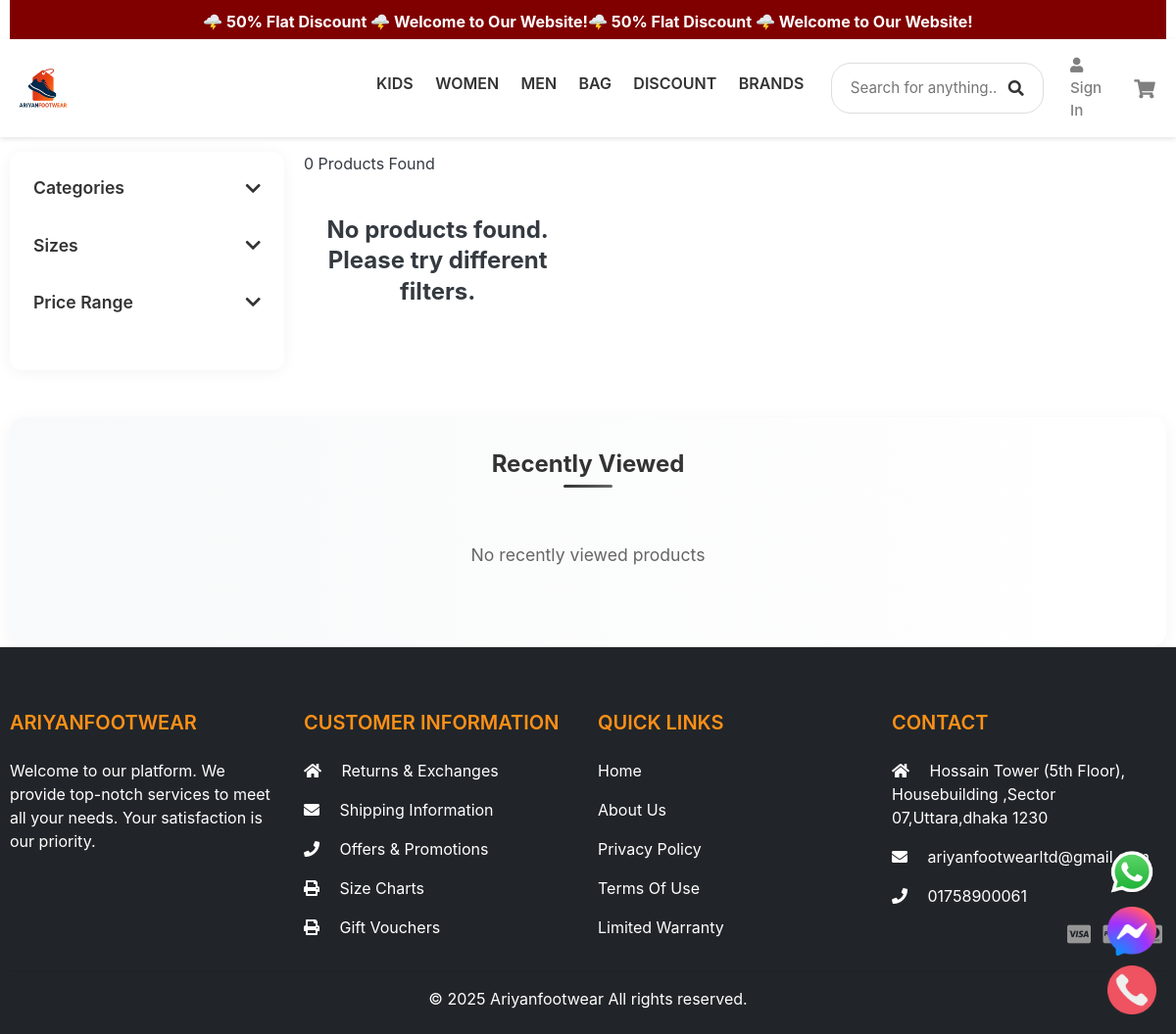
The app's page /store/search/ with its own data.
### category/models.py (models this page shows, shortened)
class Category(models.Model):
    category_name = models.CharField(max_length=50, unique=True)
    slug = models.SlugField(max_length=100, unique=True)
    description = models.TextField(max_length=255, blank=True)
    cat_image = models.ImageField(upload_to="photos/categories", blank=True)
    parent = models.ForeignKey(
        'self',
        on_delete=models.CASCADE,
        null=True,
        blank=True,
        related_name='subcategories'
    )
    is_active = models.BooleanField(default=True)
    def get_subcategories(self):
        return self.subcategories.filter(is_active=True)
    class Meta:
        verbose_name = "Category"
        verbose_name_plural = "Categories"

### store/views.py (the view)
# urls.py: path("search/", views.search, name="search"),
def search(request):
    products = []
    product_count = 0
    keyword = request.GET.get("keyword")
    if keyword:
        products = Product.objects.filter(
            Q(description__icontains=keyword) | Q(product_name__icontains=keyword),
            is_available=True
        ).order_by("created_date")
        product_count = products.count()
    parent_categories = Category.objects.filter(parent__isnull=True, is_active=True)
    brands = Brand.objects.filter(is_active=True)
    context = {
        "products": products,
        "product_count": product_count,
        "parent_categories": parent_categories,
        "brands": brands,
    }
    return render(request, "store/store.html", context)

### carts/context_processors.py (called while the page is built)
def counter(request):
    cart_count = 0
    if 'admin' in request.path:
        return {}
    else:
        try:
            cart = Cart.objects.filter(cart_id = _cart_id(request))
            if request.user.is_authenticated:
                cart_items = CartItem.objects.all().filter(user=request.user)
            else:
                cart_items = CartItem.objects.all().filter(cart = cart[:1])
            for cart_item in cart_items:
                cart_count += cart_item.quantity
        except Cart.DoesNotExist:
            cart_count = 0
    return dict(cart_count=cart_count)

### carts/views.py (called while the page is built)
def _cart_id(request):
    cart = request.session.session_key
    if not cart:
        cart = request.session.create()
    return cart

### category/context_processors.py (called while the page is built)
def menu_links(request):
    links = Category.objects.all()
    return dict(links = links)

### templates/store/store.html (shortened to what this page needs)
{% extends "base.html" %}
{% load static %}
{% block content %}
<div class="container store-container">
    <header class="store-header">
        {% if 'search' in request.path %}
            <h1>Search Results</h1>
        {% else %}
            <h1>Our Collection</h1>
        {% endif %}
    </header>
    <div class="row">
        <div class="col-md-3">
            <div class="filters-sidebar">
                <div class="filter-section">
                    <div class="filter-title">
                        Categories
                        <i class="fas fa-chevron-down"></i>
                    </div>
                </div>
                <div class="filter-section">
                    <div class="filter-title">
                        Sizes
                        <i class="fas fa-chevron-down"></i>
                    </div>
                </div>
                <div class="filter-section">
                    <div class="filter-title">
                        Price Range
                        <i class="fas fa-chevron-down"></i>
                    </div>
                </div>
            </div>
        </div>
        <div class="col-md-9">
            <p class="mb-4">{{ product_count }} Products Found</p>
            <div class="products-grid" id="productsGrid">
                {% if products %}
                    {% for product in products %}
                        <div class="product-item">
                            <div class="product-card" data-product-id="{{ product.id }}">
                                <div class="product-image">
                                    <a href="{{ product.get_url }}">
                                        <img src="{{ product.images.url|default:'/static/images/placeholder.jpg' }}" alt="{{ product.product_name }}">
                                        {% if product.discounted_price != product.price %}
                                            <span class="discount-badge">-{{ product.discount_percentage|default:'50' }}%</span>
                                        {% endif %}
                                    </a>
                                </div>
                                <div class="product-details">
                                    <div>
                                        <h3 class="product-title">{{ product.product_name }}</h3>
                                        <div class="product-price">
                                            {% if product.discounted_price != product.price %}
                                                <span class="discounted-price">TK {{ product.discounted_price|floatformat:2 }}</span>
                                                <span class="original-price">TK {{ product.price|floatformat:2 }}</span>
                                            {% else %}
                                                <span class="discounted-price">TK {{ product.price|floatformat:2 }}</span>
                                            {% endif %}
                                        </div>
                                    </div>
                                    <div class="product-actions">
                                        <a href="{{ product.get_url }}" class="view-details-btn">View Details</a>
                                    </div>
                                </div>
                            </div>
                        </div>
                    {% endfor %}
                {% else %}
                    <div class="col-12 text-center">
                        <h4>No products found. Please try different filters.</h4>
                    </div>
                {% endif %}
            </div>
        </div>
    </div>
    <section class="recently-viewed">
        <div class="container">
            <h2 class="recently-viewed-title">Recently Viewed</h2>
            <div class="recently-viewed-grid" id="recentlyViewedGrid">
                {% if recent_products %}
                    {% for product in recent_products %}
                        <div class="recently-viewed-item">
                            <a href="{% url 'product_detail' product.category.slug product.slug %}" class="recently-viewed-link">
                                <div class="recently-viewed-img">
                                    <img src="{{ product.images.url|default:'/static/images/placeholder.jpg' }}" alt="{{ product.product_name }}">
                                    {% if product.discounted_price != product.price %}
                                        <span class="discount-badge">-{{ product.discount_percentage|default:'50' }}%</span>
                                    {% endif %}
                                </div>
                                <div class="recently-viewed-info">
                                    <h3 class="recently-viewed-name">{{ product.product_name }}</h3>
                                    <div class="recently-viewed-price">
                                        {% if product.discounted_price != product.price %}
                                            <span class="discounted-price">TK {{ product.discounted_price|floatformat:2 }}</span>
                                            <small class="original-price">TK {{ product.price|floatformat:2 }}</small>
                                        {% else %}
                                            <span>TK {{ product.price|floatformat:2 }}</span>
                                        {% endif %}
                                    </div>
                                </div>
                            </a>
                        </div>
                    {% endfor %}
                {% else %}
                    <div class="text-center" style="grid-column: 1 / -1; padding: 2rem;">
                        <p style="color: #666; font-size: 1.1rem;">No recently viewed products</p>
                    </div>
                {% endif %}
            </div>
        </div>
    </section>
</div>
{% endblock %}

### templates/includes/navbar.html (shortened to what this page needs)
{% load static %}
<header>
    <nav class="navbar navbar-expand-lg navbar-light bg-white fixed-top" id="mainNavbar">
        <div class="container">
            <a href="{% url 'home' %}" class="navbar-brand order-2 mx-auto mx-lg-0">
                <img src="{% static 'images/e_com.png' %}" alt="Ariyan Footwear Logo" class="logo">
            </a>
            <div class="collapse navbar-collapse order-4" id="navbarContent">
                <ul class="navbar-nav mx-auto category-list">
                    {% for parent in parent_categories %}
                        {% if parent.is_active %}
                            <li class="nav-item position-relative">
                                <a class="nav-link" href="{% url 'products_by_category' parent.slug %}">{{ parent.category_name }}</a>
                            </li>
                        {% endif %}
                    {% endfor %}
                    <li class="nav-item position-relative">
                        <a class="nav-link" href="#">Brands</a>
                    </li>
                </ul>
                <ul class="navbar-nav align-items-center">
                    <li class="nav-item d-none d-lg-block">
                        <form action="{% url 'search' %}" class="search-form" method="GET">
                            <div class="search-wrapper">
                                <input type="text" class="search-input" placeholder="Search for anything..." name="keyword" autocomplete="off">
                                <button type="submit" class="search-btn">
                                    <i class="fa fa-search"></i>
                                </button>
                            </div>
                        </form>
                    </li>
                    <li class="nav-item d-none d-lg-block">
                        {% if user.id is none %}
                            <a href="{% url 'login' %}" class="nav-link auth-link">
                                <i class="fa fa-user me-1"></i> Sign In
                            </a>
                        {% else %}
                            <a class="nav-link user-link" href="{% url 'dashboard' %}">
                                <i class="fa fa-user me-1"></i>
                                <span class="user-name d-none d-xl-inline">{{ user.first_name }}</span>
                            </a>
                        {% endif %}
                    </li>
                    <li class="nav-item d-none d-lg-block">
                        <a href="{% url 'cart' %}" class="nav-link cart-link">
                            <div class="cart-container">
                                <i class="fa fa-shopping-cart"></i>
                            </div>
                        </a>
                    </li>
                </ul>
            </div>
        </div>
    </nav>
</header>

### templates/base.html (style rules this page uses)
body { overflow-x: hidden; }

### templates/includes/navbar.html (style rules this page uses)
.navbar { padding: 0.5rem 0; box-shadow: 0 2px 5px rgba(0,0,0,0.1); z-index: 1000; transition: top 0.3s ease; }
#mainNavbar { top: 40px; }
.navbar-brand img { height: 40px; transition: transform 0.3s ease; }
.category-list .nav-link { font-weight: 600; text-transform: uppercase; color: #333; padding: 0.5rem 1rem; transition: color 0.3s, border-bottom 0.3s; border-bottom: 2px solid transparent; }
.search-form { max-width: 400px; margin: 0 1rem; }
.search-wrapper { display: flex; align-items: center; background: #fff; border: 1px solid #ddd; border-radius: 20px; padding: 0.4rem 0.8rem; transition: all 0.3s ease; }
.search-input { border: none; background: transparent; padding: 0.4rem; width: 100%; outline: none; font-size: 0.95rem; }
.search-btn { background: transparent; border: none; padding: 0.4rem; color: #333; cursor: pointer; transition: color 0.3s ease; }
.auth-link, .user-link { color: #333; font-weight: 500; font-size: 0.95rem; padding: 0.5rem; transition: color 0.3s ease; }
.cart-container { position: relative; display: flex; align-items: center; justify-content: center; }
.cart-link { font-size: 1.2rem; color: #333; }

### templates/store/store.html (style rules this page uses)
.recently-viewed { margin-top: 3rem; padding: 2rem 0; background: linear-gradient(to right, #f8f9fa, #ffffff); border-radius: 15px; box-shadow: 0 4px 20px rgba(0,0,0,0.05); }
.recently-viewed-title { font-size: 1.5rem; color: #333; margin-bottom: 1.5rem; text-align: center; position: relative; padding-bottom: 0.5rem; }
.recently-viewed-title:after { content: ''; position: absolute; bottom: 0; left: 50%; transform: translateX(-50%); width: 50px; height: 3px; background: linear-gradient(to right, #333, #666); border-radius: 2px; }
.recently-viewed-grid { display: grid; grid-template-columns: repeat(auto-fill, minmax(200px, 1fr)); gap: 1.5rem; padding: 0 1rem; }
.store-header { background: linear-gradient(to right, #f8f9fa, #e9ecef); padding: 1.5rem 0; text-align: center; margin-bottom: 2rem; border-radius: 12px; }
.store-header h1 { font-size: clamp(1rem, 2vw, 1.5rem); color: #333; margin: 0; }
.filters-sidebar { background: white; border-radius: 12px; box-shadow: 0 2px 15px rgba(0,0,0,0.05); padding: 1.5rem; height: fit-content; }
.filter-section { margin-bottom: 2rem; }
.filter-title { font-size: 1.1rem; font-weight: 600; color: #333; margin-bottom: 1rem; display: flex; align-items: center; justify-content: space-between; cursor: pointer; }
.category-list { list-style: none; padding: 0; }
.category-list li { margin-bottom: 0.5rem; }
.category-list a { color: #666; text-decoration: none; transition: color 0.3s; display: block; padding: 0.5rem; border-radius: 6px; }
.products-grid { display: grid; grid-template-columns: repeat(3, 1fr); gap: 30px; padding: 1rem 0; }

### records on screen
Category: category_name "KIDS"
Category: category_name "WOMEN"
Category: category_name "MEN"
Category: category_name "BAG"
Category: category_name "DISCOUNT"

### other values on screen
{{ product_count }} "0"
